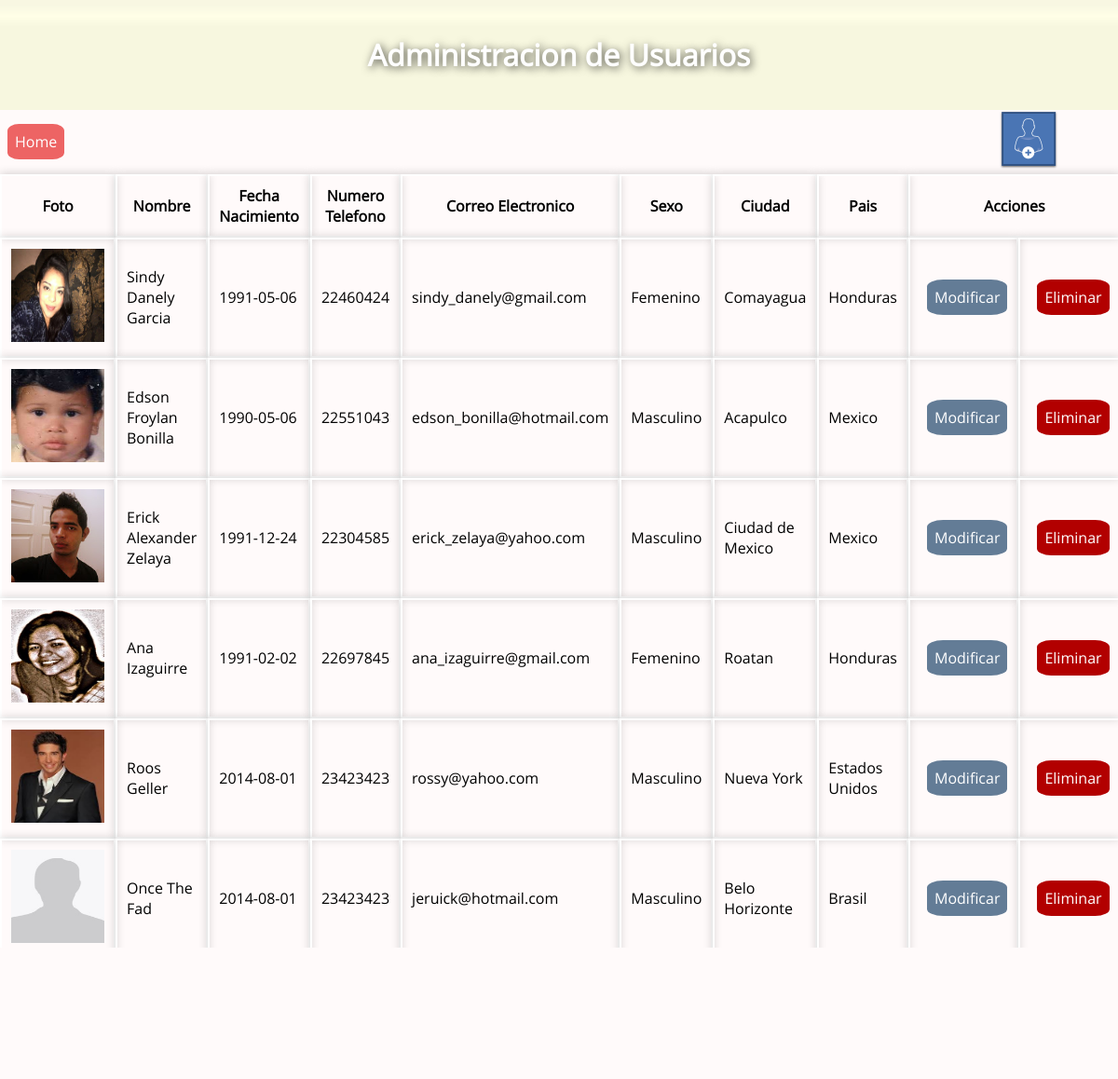
Before: /Listar_Usuarios.php (signed in) with the older database file.
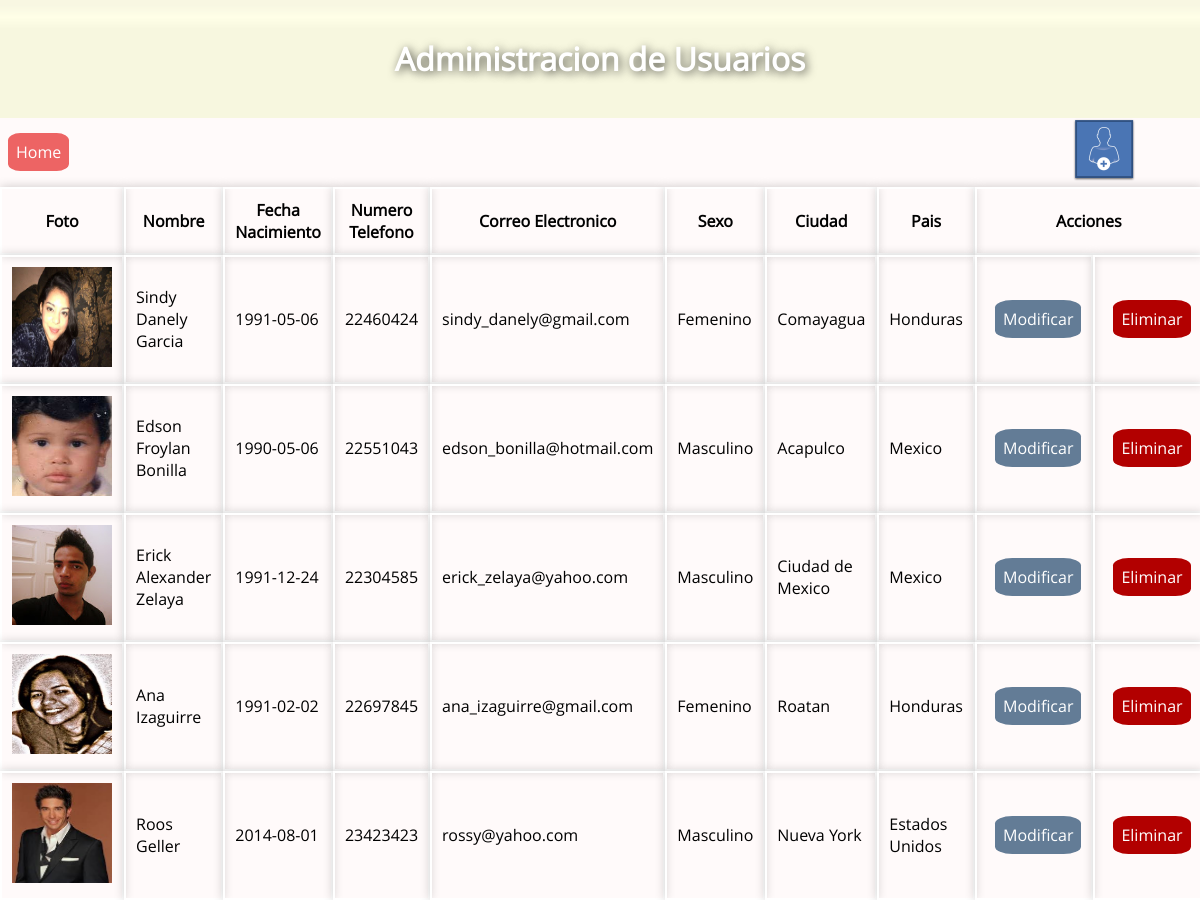
After: the same page with the newer database file.
### tables this page shows
CREATE TABLE IF NOT EXISTS `usuario` (
  `id` int(10) NOT NULL AUTO_INCREMENT,
  `nombre_usuario` varchar(150) NOT NULL,
  `fecha_nacimiento` date NOT NULL,
  `sexo` varchar(10) NOT NULL,
  `numero_telefonico` varchar(15) NOT NULL,
  `correo_electronico` varchar(50) NOT NULL,
  `contrasena` varchar(50) NOT NULL,
  `foto_usuario` longtext NOT NULL,
  `id_ciudad` int(3) NOT NULL,
  `admin` tinyint(1) NOT NULL,
  PRIMARY KEY (`id`)
);

CREATE TABLE IF NOT EXISTS `ciudad` (
  `id` int(3) NOT NULL AUTO_INCREMENT,
  `nombre_ciudad` varchar(50) NOT NULL,
  `id_pais` int(3) NOT NULL,
  PRIMARY KEY (`id`)
);

CREATE TABLE IF NOT EXISTS `pais` (
  `id` int(3) NOT NULL AUTO_INCREMENT,
  `nombre_pais` varchar(50) NOT NULL,
  `codigo_telefonico` varchar(10) NOT NULL,
  PRIMARY KEY (`id`)
);

### Listar_Usuarios.php (the view, shortened to what this page needs)
<?php
  	require_once("conexion.php");
	if(isset($_SESSION["usuario_valido"]))
	{
		$query = "SELECT u.id AS id_usuario, nombre_usuario, fecha_nacimiento, sexo, numero_telefonico, correo_electronico,
				  foto_usuario, c.id, c.nombre_ciudad, p.id, p.nombre_pais
				  FROM usuario u, ciudad c, pais p WHERE u.id_ciudad = c.id AND c.id_pais = p.id";
		$result = mysqli_query($conexion, $query);
	}
	else
	{
		header("Location: index.php");
	}
?>
<!DOCTYPE html>
<html lang="es">
<head>
    <link rel="stylesheet" href="css/simplePagination.css">
    <link rel="stylesheet" href="css/globals.css">
</head>
<body>
	<header><h1>Administracion de Usuarios</h1></header>
	<div class="block" style="width:89%; " id="home"><a href="index.php">Home</a></div>
	<div class="block" style="width:8%; "><img src="img/user.png"><p>Nuevo Usuario</p></div>
	<table cellpadding="10" cellspacing="0	">
		<tr>
			<th>Foto</th>
			<th>Nombre</th>
			<th>Fecha Nacimiento</th>
			<th>Numero Telefono</th>
			<th>Correo Electronico</th>
			<th>Sexo</th>
			<th>Ciudad</th>
			<th>Pais</th>
			<th colspan= "2">Acciones</th>
		</tr>
		<?php while($row = mysqli_fetch_assoc($result)) { ?>
			<tr>
				<td><img src="<?php echo "foto_perfil/".$row['foto_usuario']; ?>" style="width:100px; height:100px" /></td>
				<td><p><?php echo $row["nombre_usuario"]; ?></p></td>
				<td><p><?php echo $row["fecha_nacimiento"]; ?></p></td>
				<td><p><?php echo $row["numero_telefonico"]; ?></p></td>
				<td><p><?php echo $row["correo_electronico"]; ?></p></td>
				<td><p><?php echo $row["sexo"]; ?></p></td>
				<td><p><?php echo $row["nombre_ciudad"] ?></p></td>
				<td><p><?php echo $row["nombre_pais"] ?></p></td>
				<td><p><a id="update" href="modificar_usuario.php?id=<?php echo $row["id_usuario"];?>">Modificar</a></p></td>
				<td><p><a id="delete" href="listar_usuarios.php?id=<?php echo $row["id_usuario"];?>">Eliminar</a></p></td>
			</tr>
		<?php  } mysqli_free_result($result);	 ?>
	</table>
</body>
</html>

### css/globals.css (style rules this page uses)
body { background: #FFF; font-family: "open_sansregular"; }

### Listar_Usuarios.php (style rules this page uses)
body { background: rgb(255,250,250); margin: 0; padding: 0; }
a { background: #ed6464; border-radius: 20%; color: white; margin-left: 0.5em; margin-bottom: 2em; padding: 0.5em; text-decoration: none; }
#delete { background: #b20000; }
#update { background: #637c96; }
header { background: url(img/back.png); background-size: 150px; margin: 0; padding: 1em; }
h1 { color: white; text-shadow: rgba(0,0,0,0.7) 2px 2px 10px; text-align: center; }
th, td { border: 2px solid white; box-shadow: rgba(0,0,0,0.2) 0px 0px 10px; margin: 0px; }
table { margin: 0 auto; }
.block { display: inline-block; vertical-align: middle; }

Changed rows visible on the page:
removed usuario: foto_usuario (picture), nombre_usuario "Once The Fad", fecha_nacimiento "2014-08-01", numero_telefonico "23423423", correo_electronico "jeruick@hotmail.com", sexo "Masculino", id_ciudad.nombre_ciudad "Belo Horizonte", pais.nombre_pais "Brasil"
removed usuario: foto_usuario (picture)
